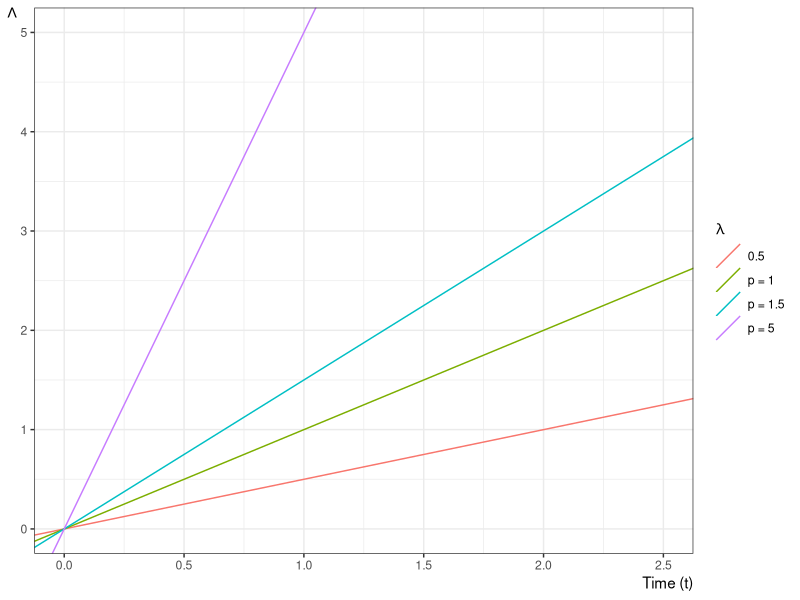

Reproduce this figure in R.
## ---- chunk 1
#| fig-cap: "Examples of exponential cumulative hazard functions"
#| label: fig-cuhaz-exp
library(ggplot2)
ggplot() +
  geom_abline(
    aes(col = "0.5", intercept = 0, slope = 0.5)
  ) +
  geom_abline(
    aes(col = "p = 1", intercept = 0, slope = 1)
  ) +
  geom_abline(
    aes(col = "p = 1.5", intercept = 0, slope = 1.5)
  ) +
  geom_abline(
    aes(col = "p = 5", intercept = 0, slope = 5)
  ) +
  theme_bw() +
  ylab(expr(Lambda)) +
  ylim(0, 5) +
  guides(col = guide_legend(title = expr(lambda))) +
  xlab("Time (t)") +
  xlim(0, 2.5) +
  theme(
    axis.title.x =
      element_text(
        angle = 0,
        vjust = 1,
        hjust = 1
      ),
    axis.title.y =
      element_text(
        angle = 0,
        vjust = 1,
        hjust = 1
      )
  )
